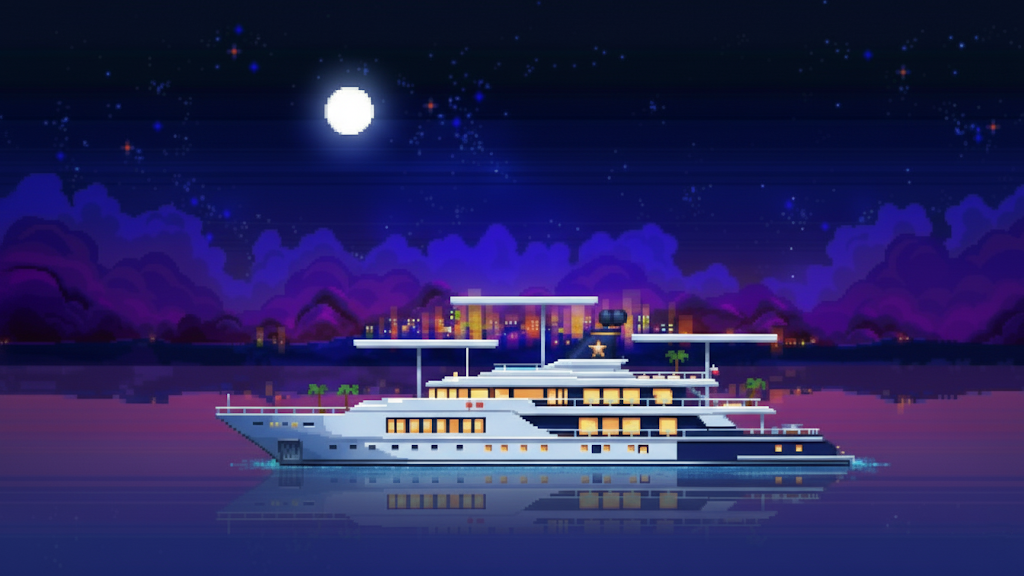

This game map was drawn from its Tiled (.tmx) file and the tilesets committed beside it. A one-line description and the full map source follow:
An orthogonal 32x18 tile map with 32x32 px tiles, 1 tile layer (Capa de patrones 1) and 19 objects.

<map version="1.10" tiledversion="1.11.2" orientation="orthogonal" renderorder="right-down" width="32" height="18" tilewidth="32" tileheight="32" infinite="0" nextlayerid="4" nextobjectid="80">
 <tileset firstgid="1" source="mapa_yate.tsx" />
 <layer id="1" name="Capa de patrones 1" width="32" height="18">
  <data encoding="csv">
1,2,3,4,5,6,7,8,9,10,11,12,13,14,15,16,17,18,19,20,21,22,23,24,25,26,27,28,29,30,31,32,
33,34,35,36,37,38,39,40,41,42,43,44,45,46,47,48,49,50,51,52,53,54,55,56,57,58,59,60,61,62,63,64,
65,66,67,68,69,70,71,72,73,74,75,76,77,78,79,80,81,82,83,84,85,86,87,88,89,90,91,92,93,94,95,96,
97,98,99,100,101,102,103,104,105,106,107,108,109,110,111,112,113,114,115,116,117,118,119,120,121,122,123,124,125,126,127,128,
129,130,131,132,133,134,135,136,137,138,139,140,141,142,143,144,145,146,147,148,149,150,151,152,153,154,155,156,157,158,159,160,
161,162,163,164,165,166,167,168,169,170,171,172,173,174,175,176,177,178,179,180,181,182,183,184,185,186,187,188,189,190,191,192,
193,194,195,196,197,198,199,200,201,202,203,204,205,206,207,208,209,210,211,212,213,214,215,216,217,218,219,220,221,222,223,224,
225,226,227,228,229,230,231,232,233,234,235,236,237,238,239,240,241,242,243,244,245,246,247,248,249,250,251,252,253,254,255,256,
257,258,259,260,261,262,263,264,265,266,267,268,269,270,271,272,273,274,275,276,277,278,279,280,281,282,283,284,285,286,287,288,
289,290,291,292,293,294,295,296,297,298,299,300,301,302,303,304,305,306,307,308,309,310,311,312,313,314,315,316,317,318,319,320,
321,322,323,324,325,326,327,328,329,330,331,332,333,334,335,336,337,338,339,340,341,342,343,344,345,346,347,348,349,350,351,352,
353,354,355,356,357,358,359,360,361,362,363,364,365,366,367,368,369,370,371,372,373,374,375,376,377,378,379,380,381,382,383,384,
385,386,387,388,389,390,391,392,393,394,395,396,397,398,399,400,401,402,403,404,405,406,407,408,409,410,411,412,413,414,415,416,
417,418,419,420,421,422,423,424,425,426,427,428,429,430,431,432,433,434,435,436,437,438,439,440,441,442,443,444,445,446,447,448,
449,450,451,452,453,454,455,456,457,458,459,460,461,462,463,464,465,466,467,468,469,470,471,472,473,474,475,476,477,478,479,480,
481,482,483,484,485,486,487,488,489,490,491,492,493,494,495,496,497,498,499,500,501,502,503,504,505,506,507,508,509,510,511,512,
513,514,515,516,517,518,519,520,521,522,523,524,525,526,527,528,529,530,531,532,533,534,535,536,537,538,539,540,541,542,543,544,
545,546,547,548,549,550,551,552,553,554,555,556,557,558,559,560,561,562,563,564,565,566,567,568,569,570,571,572,573,574,575,576
</data>
 </layer>
 <objectgroup id="2" name="Colisiones">
  <object id="3" x="221.25" y="414.75" width="503.75" height="11.75" />
  <object id="5" x="227.75" y="421" width="503.25" height="4.75" />
  <object id="6" x="234" y="425" width="499.25" height="5" />
  <object id="7" x="239.5" y="428" width="496.25" height="3.5" />
  <object id="8" x="243.75" y="431" width="496.75" height="6" />
  <object id="9" x="248.75" y="435" width="573.25" height="5.75" />
  <object id="10" x="254.5" y="441" width="572.25" height="4.75" />
  <object id="11" x="261.5" y="444.5" width="572" height="5.25" />
  <object id="12" x="268.25" y="447.75" width="567" height="7" />
  <object id="13" x="273" y="452" width="8.5" height="5.75" />
  <object id="14" x="277.75" y="456.25" width="10.5" height="8.25" />
  <object id="15" x="280.5" y="453.75" width="572" height="10.5" />
  <object id="16" x="710.803" y="406.957" width="67.364" height="10.1571" />
  <object id="21" x="382.75" y="398.25" width="48" height="24.25" />
  <object id="79" x="430" y="378.5" width="291" height="38.3333" />
 </objectgroup>
 <objectgroup id="3" name="Vacio">
  <object id="75" x="-96.998" y="-128.333" width="1373.33" height="60" />
  <object id="76" x="1086.33" y="-128" width="189.5" height="862" />
  <object id="77" x="-256.332" y="-129" width="192" height="862.667" />
  <object id="78" x="-101.666" y="669.667" width="1221.33" height="65.3333" />
 </objectgroup>
</map>